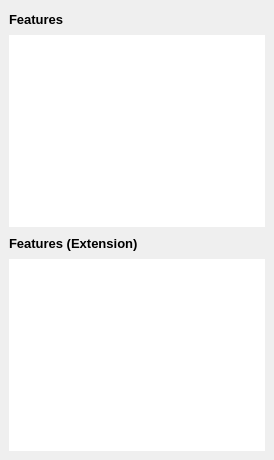
           <widget class="QWidget" name="page_4">
            <layout class="QVBoxLayout" name="verticalLayout_6">
             <property name="spacing">
              <number>6</number>
             </property>
             <property name="leftMargin">
              <number>9</number>
             </property>
             <property name="topMargin">
              <number>9</number>
             </property>
             <property name="rightMargin">
              <number>9</number>
             </property>
             <property name="bottomMargin">
              <number>9</number>
             </property>
             <item>
              <layout class="QHBoxLayout" name="horizontalLayout_5">
               <item>
                <widget class="QLabel" name="featuresTitleLabel">
                 <property name="font">
                  <font>
                   <family>Segoe UI</family>
                   <pointsize>10</pointsize>
                   <weight>75</weight>
                   <bold>true</bold>
                  </font>
                 </property>
                 <property name="text">
                  <string>Features</string>
                 </property>
                 <property name="headerLabel" stdset="0">
                  <bool>true</bool>
                 </property>
                </widget>
               </item>
               <item>
                <spacer name="horizontalSpacer_5">
                 <property name="orientation">
                  <enum>Qt::Horizontal</enum>
                 </property>
                 <property name="sizeHint" stdset="0">
                  <size>
                   <width>40</width>
                   <height>20</height>
                  </size>
                 </property>
                </spacer>
               </item>
              </layout>
             </item>
             <item>
              <widget class="QTableWidget" name="featuresTableWidget">
               <property name="frameShape">
                <enum>QFrame::NoFrame</enum>
               </property>
               <property name="editTriggers">
                <set>QAbstractItemView::NoEditTriggers</set>
               </property>
               <property name="alternatingRowColors">
                <bool>true</bool>
               </property>
               <attribute name="horizontalHeaderVisible">
                <bool>false</bool>
               </attribute>
               <attribute name="horizontalHeaderCascadingSectionResizes">
                <bool>false</bool>
               </attribute>
               <attribute name="horizontalHeaderStretchLastSection">
                <bool>true</bool>
               </attribute>
               <column>
                <property name="text">
                 <string>Name</string>
                </property>
               </column>
               <column>
                <property name="text">
                 <string>Support Status</string>
                </property>
               </column>
              </widget>
             </item>
             <item>
              <layout class="QHBoxLayout" name="horizontalLayout_13">
               <item>
                <widget class="QLabel" name="featuresTitleLabel_2">
                 <property name="font">
                  <font>
                   <family>Segoe UI</family>
                   <pointsize>10</pointsize>
                   <weight>75</weight>
                   <bold>true</bold>
                  </font>
                 </property>
                 <property name="text">
                  <string>Features (Extension)</string>
                 </property>
                 <property name="headerLabel" stdset="0">
                  <bool>true</bool>
                 </property>
                </widget>
               </item>
               <item>
                <spacer name="horizontalSpacer_13">
                 <property name="orientation">
                  <enum>Qt::Horizontal</enum>
                 </property>
                 <property name="sizeHint" stdset="0">
                  <size>
                   <width>40</width>
                   <height>20</height>
                  </size>
                 </property>
                </spacer>
               </item>
              </layout>
             </item>
             <item>
              <widget class="QTableWidget" name="featuresExtTableWidget">
               <property name="frameShape">
                <enum>QFrame::NoFrame</enum>
               </property>
               <property name="editTriggers">
                <set>QAbstractItemView::NoEditTriggers</set>
               </property>
               <property name="alternatingRowColors">
                <bool>true</bool>
               </property>
               <attribute name="horizontalHeaderVisible">
                <bool>false</bool>
               </attribute>
               <attribute name="horizontalHeaderCascadingSectionResizes">
                <bool>false</bool>
               </attribute>
               <attribute name="horizontalHeaderStretchLastSection">
                <bool>true</bool>
               </attribute>
               <column>
                <property name="text">
                 <string>Name</string>
                </property>
               </column>
               <column>
                <property name="text">
                 <string>Support Status</string>
                </property>
               </column>
              </widget>
             </item>
            </layout>
           </widget>
